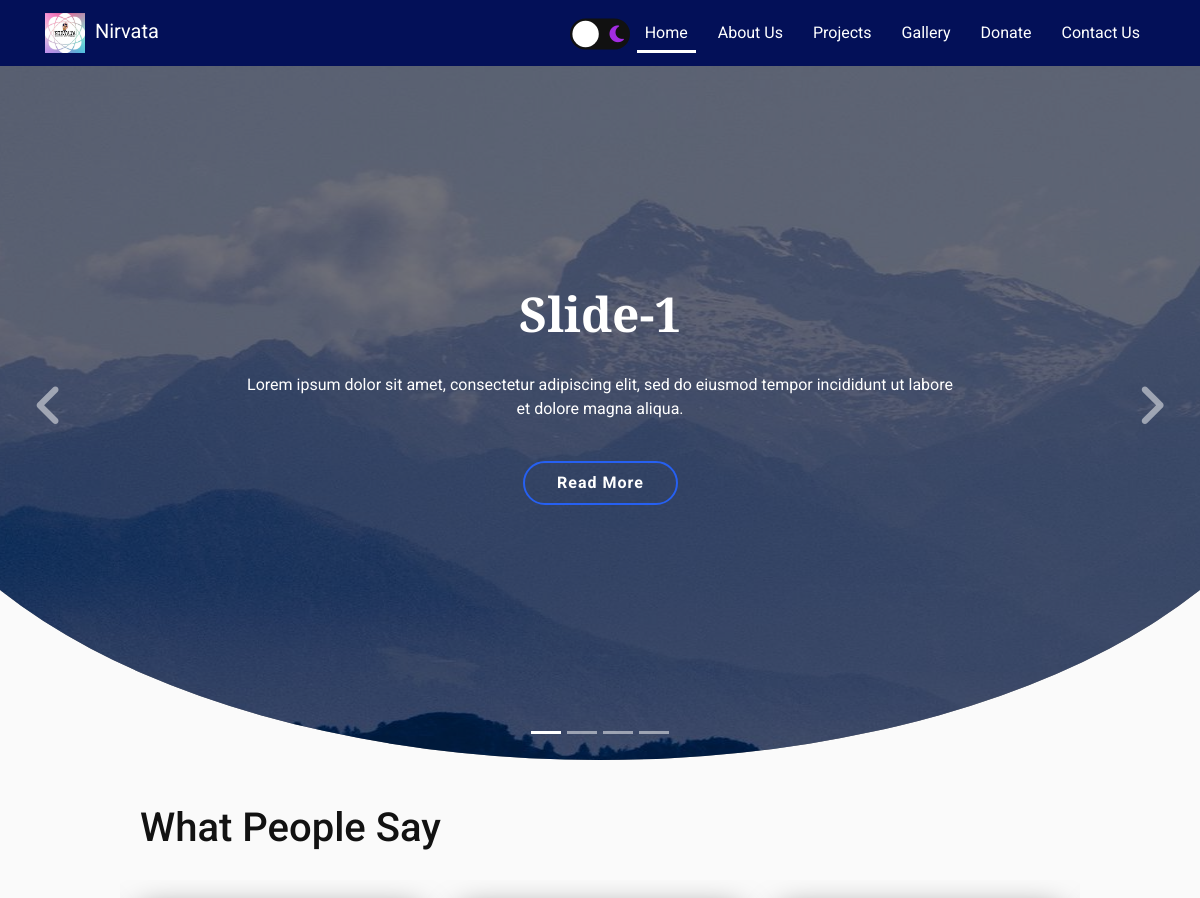
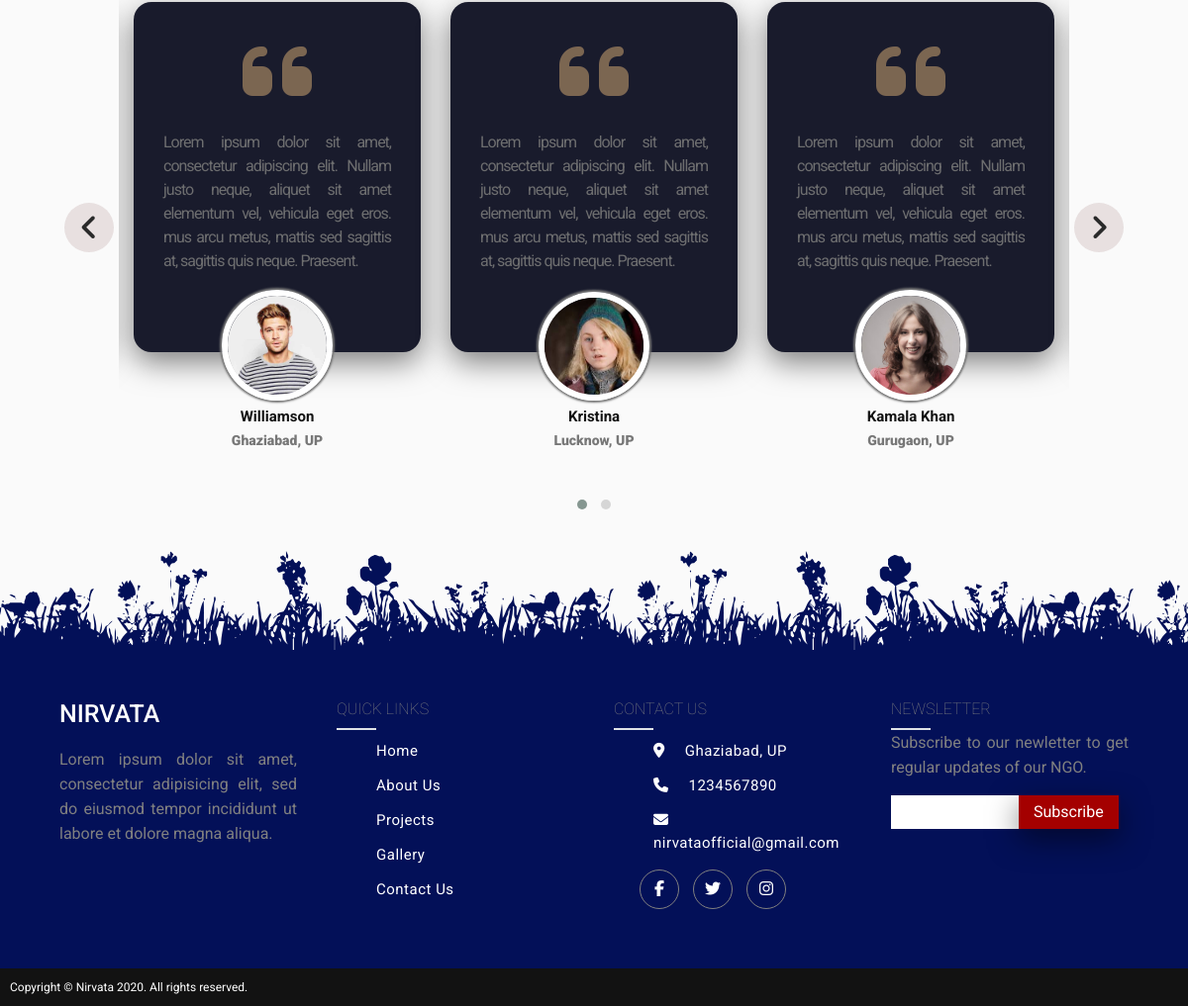
The page / on the database its author committed (2 pictures, top to bottom).
### Nirvata/models.py (models this page shows, shortened)
class Testimonial(models.Model):
    name = models.CharField(max_length = 30, null = True)
    description = models.TextField(max_length = 200, null = True, help_text="Upper Limit : 150 characters")
    place = models.CharField(max_length = 40, null = True, help_text="City/District, State")
    image = models.ImageField(null=True, blank=True)
    image_url = models.CharField(max_length = 1000, null = True, blank = True, help_text="Pass the url here")

### Nirvata/views.py (the view)
# urls.py: path('', views.home, name='Nirvata-home'),
def home(request):
    Testimonials = Testimonial.objects.all()
    context = {'testimonials' : Testimonials , 'title':'Home'}
    return render(request, 'Nirvata/index.html',context)

### Nirvata/templates/Nirvata/index.html (shortened to what this page needs)
{% extends "Nirvata/base.html" %}
{% load static %}
{% block body %}
    <div id="heroCarousel" class="carousel" data-ride="carousel">
        <ol class="carousel-indicators">
            <li data-target="#heroCarousel" data-slide-to="0" class="active"></li>
            <li data-target="#heroCarousel" data-slide-to="1"></li>
            <li data-target="#heroCarousel" data-slide-to="2"></li>
            <li data-target="#heroCarousel" data-slide-to="3"></li>
        </ol>
        <div class="carousel-inner">
            <div class="carousel-item active">
                <div class="overlay-image">
                    <img src="{% static 'Nirvata/images/hero1.jpeg' %}" class="img-responsive" alt="First Slide">
                </div>
                <div class="carousel-caption">
                    <h2 class="animate__animated animate__backInDown">Slide-1</h2>
                    <p class="animate__animated animate__fadeInUp">Lorem ipsum dolor sit amet, consectetur adipiscing
                        elit, sed do eiusmod tempor incididunt ut labore et dolore magna aliqua.</p>
                    <a href="#" class="btn hero-btn animate__animated animate__backInUp">Read More</a>
                </div>
            </div>
        </div>
        <a class="carousel-control-prev" href="#heroCarousel" role="button" data-slide="prev">
        </a>
        <a class="carousel-control-next" href="#heroCarousel" role="button" data-slide="next">
        </a>
    </div>
    <div class="testimonials">
        <h1 class="Heading">What People Say</h1>
        <div class="row">
            <div class="col-md-12">
                <div class="testimonial-slider owl-carousel owl-theme">
                    {% for testimonial in testimonials %}
                        <div class="testimonialCard">
                            <span class="icon fa fa-quote-left"></span>
                            <p class="description">{{testimonial.description}}</p>
                            <div class="content">
                                <div class="pic"><img src={{testimonial.image.url}} class="" alt="Profile Picture"></div>
                                <h3 class="title Heading">{{testimonial.name}}</h3>
                                <span class="place">{{testimonial.place}}</span>
                            </div>
                        </div>
                    {% endfor %}
                </div>
            </div>
        </div>
    </div>
{% endblock body %}

### Nirvata/static/Nirvata/main.css (style rules this page uses)
html { margin: 0px; padding: 0px; box-sizing: border-box; overflow-x: hidden; }
body { font-family: 'Roboto', sans-serif; background-color: #fafafa; transition: background 0.2s linear; }
#heroCarousel .carousel-item { position: relative; width: 120vw; height: 95vh; overflow: hidden; background: black; left: 50%; top: 0; border-radius: 0 0 50% 50%; transform: translateX(-50%); }
#heroCarousel .overlay-image { position: absolute; top: 0; bottom: 0; left: 0; right: 0; background-attachment: fixed; background-position: center top; background-repeat: no-repeat; opacity: 0.5; transform: ScaleX(1.2) }
#heroCarousel .carousel-caption { display: flex; position: absolute; flex-direction: column; align-items: center; justify-content: center; text-align: center; top: 60px; margin-left: 10%; margin-right: 10%; }
#heroCarousel h2 { color: white; font-size: 48px; font-weight: bold; font-family: 'Bitter', serif; text-transform: capitalize; margin-bottom: 30px; }
#heroCarousel p { width: 80%; animation-delay: 0.4s; color: white; margin: 0 auto 30px auto; }
#heroCarousel .carousel-control-next, .carousel-control-prev { height: 50px; width: 50px; top: 50%; }
#heroCarousel .carousel-control-next { right: 2%; }
#heroCarousel .carousel-control-prev { left: 2%; }
#heroCarousel .hero-btn { font-weight: bold; font-size: 16px; letter-spacing: 1px; display: inline-block; padding: 12px 32px; border-radius: 50px; transition: 0.5s; line-height: 1; margin: 10px; color: white; animation-delay: 0.5s; border: 2px solid #2660f2; }
@media (min-width:1024px) { #heroCarousel p { width: 100%; } }
.testimonials { margin: 2% 5%; padding: 0% 5%; }
.testimonials h1 { color:#121212; padding: 20px; }
.testimonialCard { background: #191b2c; text-align: center; padding: 30px 30px 50px; margin: 0 15px 100px; position: relative; border-radius: 18px; box-shadow: 0 10px 30px rgba(0, 0, 0, 0.5); transition: 0.5s ease-in-out; }
.testimonialCard .icon { display: inline-block; font-size: 80px; color: #bd986b; margin-bottom: 20px; opacity: 0.6; }
.testimonialCard .description { font-size: 16px; color: #777; text-align: justify; margin-bottom: 30px; opacity: 0.9; letter-spacing: -1px; }
.testimonialCard .content { width: 100%; position: absolute; left: 0; bottom: -100px; }
.testimonialCard .pic { display: inline-block; border: 6px solid white; border-radius: 50%; box-shadow: 0 0 2px 2px #777; overflow: hidden; z-index: 1; position: relative; }
.testimonialCard .pic img { width: 100%; height: auto; }
.testimonialCard .title { font-size: 15px; font-weight: bold; color: #121212; text-transform: capitalize; margin: 0 0 5px 0; }
.testimonialCard .place { display: block; font-size: 14px; text-transform: capitalize; color: #777; font-weight: 900; }
.pic img { width: 100px !important; height: 50px; }

### rows shown on the page
Testimonial: description "Lorem ipsum dolor sit amet, consectetur adipiscing elit. Nullam justo neque, aliquet sit amet elementum vel, vehicula eget eros. mus arcu metus, mattis sed sagittis at, sagittis quis neque. Praesent.", image (picture), name "Williamson", place "Ghaziabad, UP"
Testimonial: description "Lorem ipsum dolor sit amet, consectetur adipiscing elit. Nullam justo neque, aliquet sit amet elementum vel, vehicula eget eros. mus arcu metus, mattis sed sagittis at, sagittis quis neque. Praesent.", image (picture), name "Kristina", place "Lucknow, UP"
Testimonial: description "Lorem ipsum dolor sit amet, consectetur adipiscing elit. Nullam justo neque, aliquet sit amet elementum vel, vehicula eget eros. mus arcu metus, mattis sed sagittis at, sagittis quis neque. Praesent.", image (picture), name "Kamala Khan", place "Gurugaon, UP"
